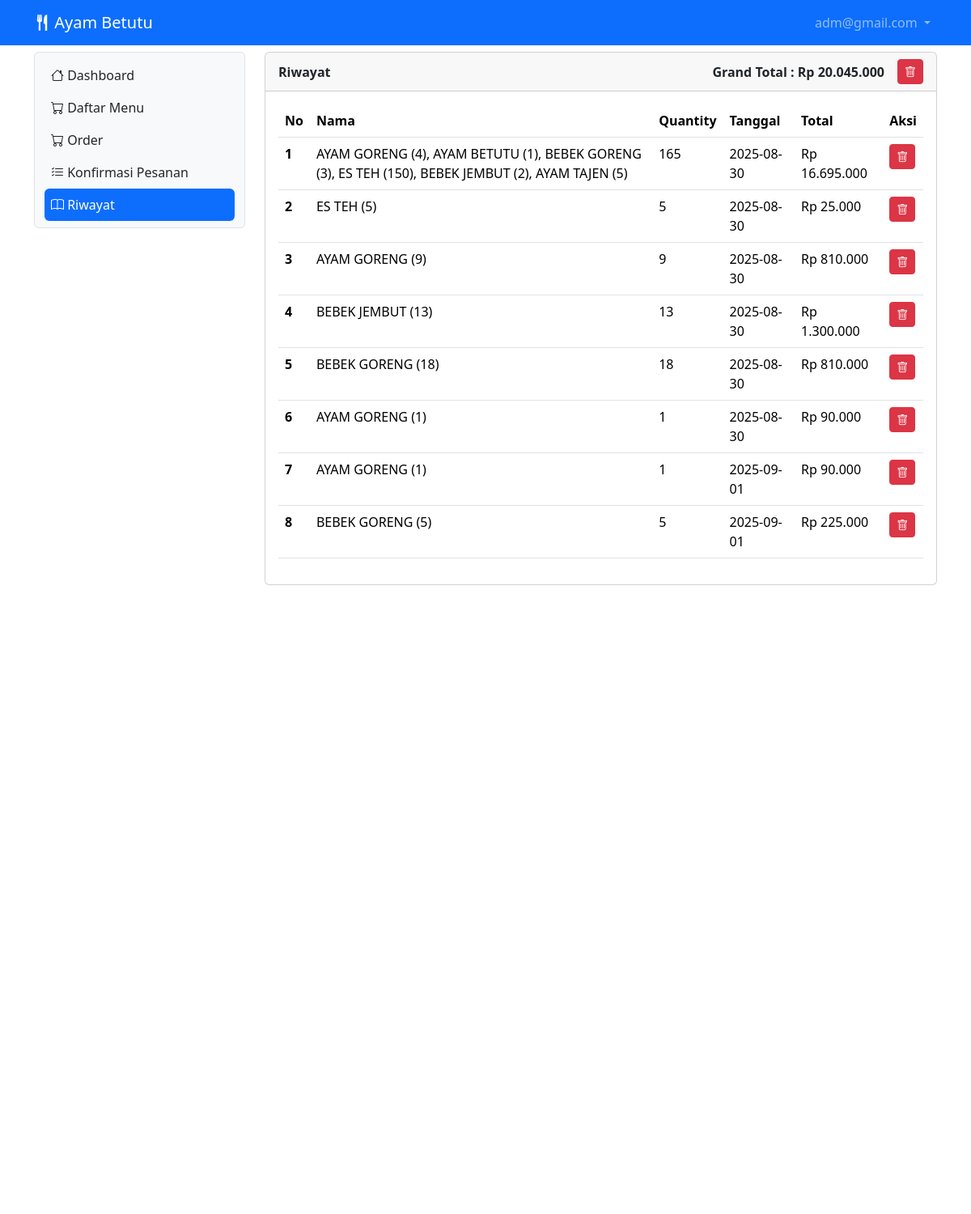
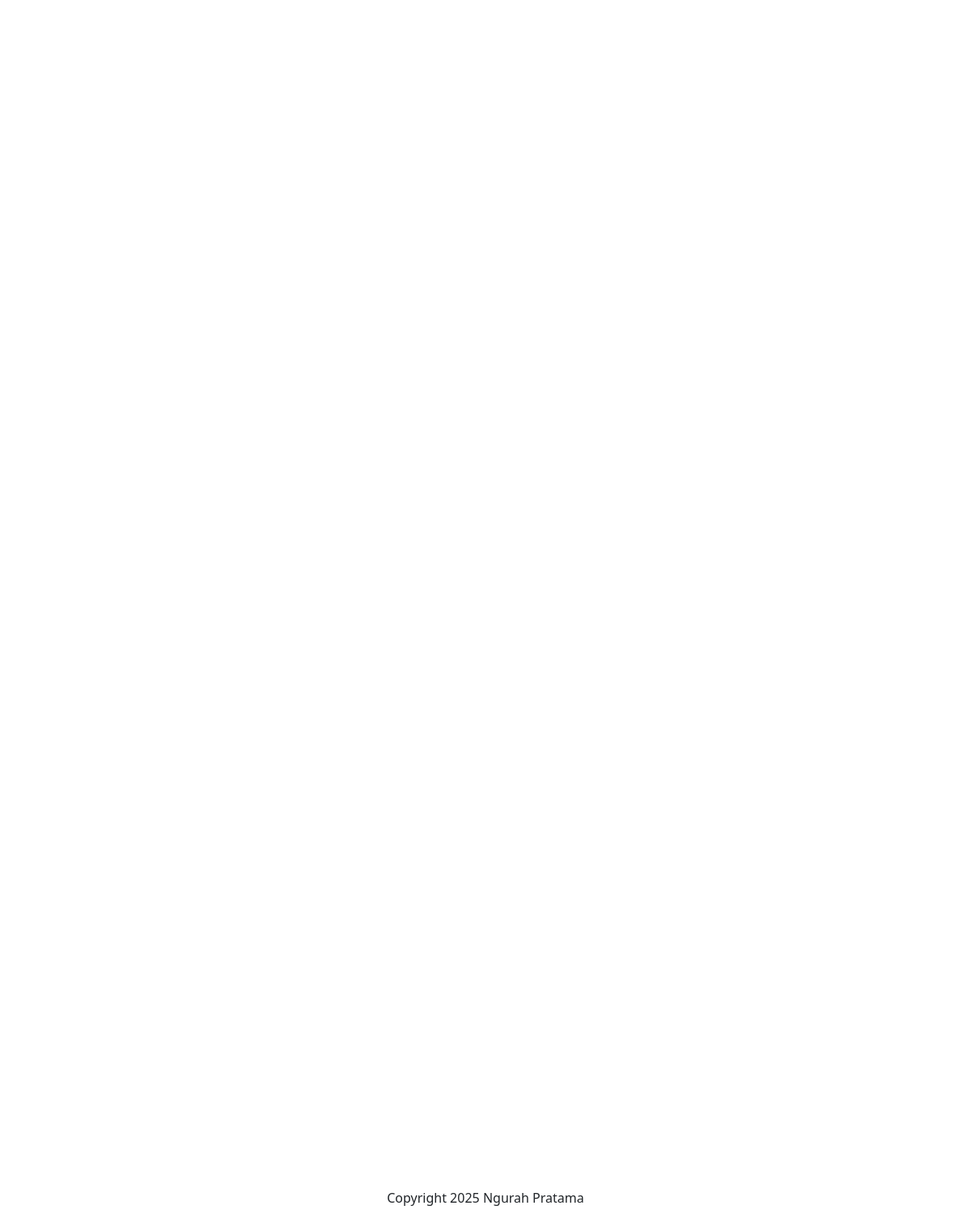
The page /riwayat (signed in) on the database its author committed (2 pictures, top to bottom).
### tables this page shows
CREATE TABLE `tb_riwayat` (
  `id` int NOT NULL,
  `nama_makanan` varchar(255) NOT NULL,
  `quantity` int NOT NULL,
  `tanggal` date NOT NULL,
  `total` int NOT NULL
);

### riwayat.php (the view, shortened to what this page needs)
<?php
include "proses/connect.php";
$rows = [];
$res = mysqli_query($conn, "SELECT id, nama_makanan, quantity, tanggal, total FROM tb_riwayat ORDER BY id ASC");
while ($r = mysqli_fetch_assoc($res)) $rows[] = $r;
$grandTotal = 0;
foreach ($rows as $r) $grandTotal += (int)$r['total'];
?>
<div class="col-lg-9 mt-2">
    <div class="card">
        <div class="card-header fw-bold d-flex justify-content-between align-items-center">
            <span>Riwayat</span>
            <div class="d-flex align-items-center gap-2">
                <?php if ($grandTotal > 0): ?>
                    <div id="grandTotalBox" class="fw-bold text-end me-2">
                        Grand Total : Rp <span id="grandTotalVal"><?php echo number_format($grandTotal, 0, ',', '.'); ?></span>
                    </div>
                    <button class="btn btn-sm btn-danger" data-bs-toggle="modal" data-bs-target="#modalHapusSemua">
                        <i class="bi bi-trash"></i>
                    </button>
                <?php endif; ?>
            </div>
        </div>
        <div class="card-body">
            <table class="table table-hover">
                <thead>
                    <tr>
                        <th scope="col">No</th>
                        <th scope="col">Nama</th>
                        <th scope="col">Quantity</th>
                        <th scope="col">Tanggal</th>
                        <th scope="col">Total</th>
                        <th scope="col">Aksi</th>
                    </tr>
                </thead>
                <tbody id="tabelRiwayat">
                    <?php if (!empty($rows)): ?>
                        <?php $no = 1;
                        foreach ($rows as $r): ?>
                            <tr data-id="<?php echo $r['id']; ?>">
                                <th scope="row"><?php echo $no++; ?></th>
                                <td><?php echo htmlspecialchars($r['nama_makanan']); ?></td>
                                <td><?php echo (int)$r['quantity']; ?></td>
                                <td><?php echo htmlspecialchars($r['tanggal']); ?></td>
                                <td class="col-total">Rp <?php echo number_format((int)$r['total'], 0, ',', '.'); ?></td>
                                <td>
                                    <button class="btn btn-sm btn-danger btnHapusRiwayat" data-id="<?php echo $r['id']; ?>">
                                        <i class="bi bi-trash"></i>
                                    </button>
                                </td>
                            </tr>
                        <?php endforeach; ?>
                    <?php else: ?>
                        <tr>
                            <td colspan="6" class="text-center">Belum ada riwayat</td>
                        </tr>
                    <?php endif; ?>
                </tbody>
            </table>
        </div>
    </div>
</div>

### rows shown on the page
tb_riwayat: nama_makanan "AYAM GORENG (4), AYAM BETUTU (1), BEBEK GORENG (3), ES TEH (150), BEBEK JEMBUT (2), AYAM TAJEN (5)", quantity "165", tanggal "2025-08-30", total "16.695.000"
tb_riwayat: nama_makanan "ES TEH (5)", quantity "5", tanggal "2025-08-30", total "25.000"
tb_riwayat: nama_makanan "AYAM GORENG (9)", quantity "9", tanggal "2025-08-30", total "810.000"
tb_riwayat: nama_makanan "BEBEK JEMBUT (13)", quantity "13", tanggal "2025-08-30", total "1.300.000"
tb_riwayat: nama_makanan "BEBEK GORENG (18)", quantity "18", tanggal "2025-08-30", total "810.000"
tb_riwayat: nama_makanan "AYAM GORENG (1)", quantity "1", tanggal "2025-08-30", total "90.000"
tb_riwayat: nama_makanan "AYAM GORENG (1)", quantity "1", tanggal "2025-09-01", total "90.000"
tb_riwayat: nama_makanan "BEBEK GORENG (5)", quantity "5", tanggal "2025-09-01", total "225.000"

### other values the page prints
$_SESSION['username_betutu'] "adm@gmail.com"
$grandTotal "20.045.000"
